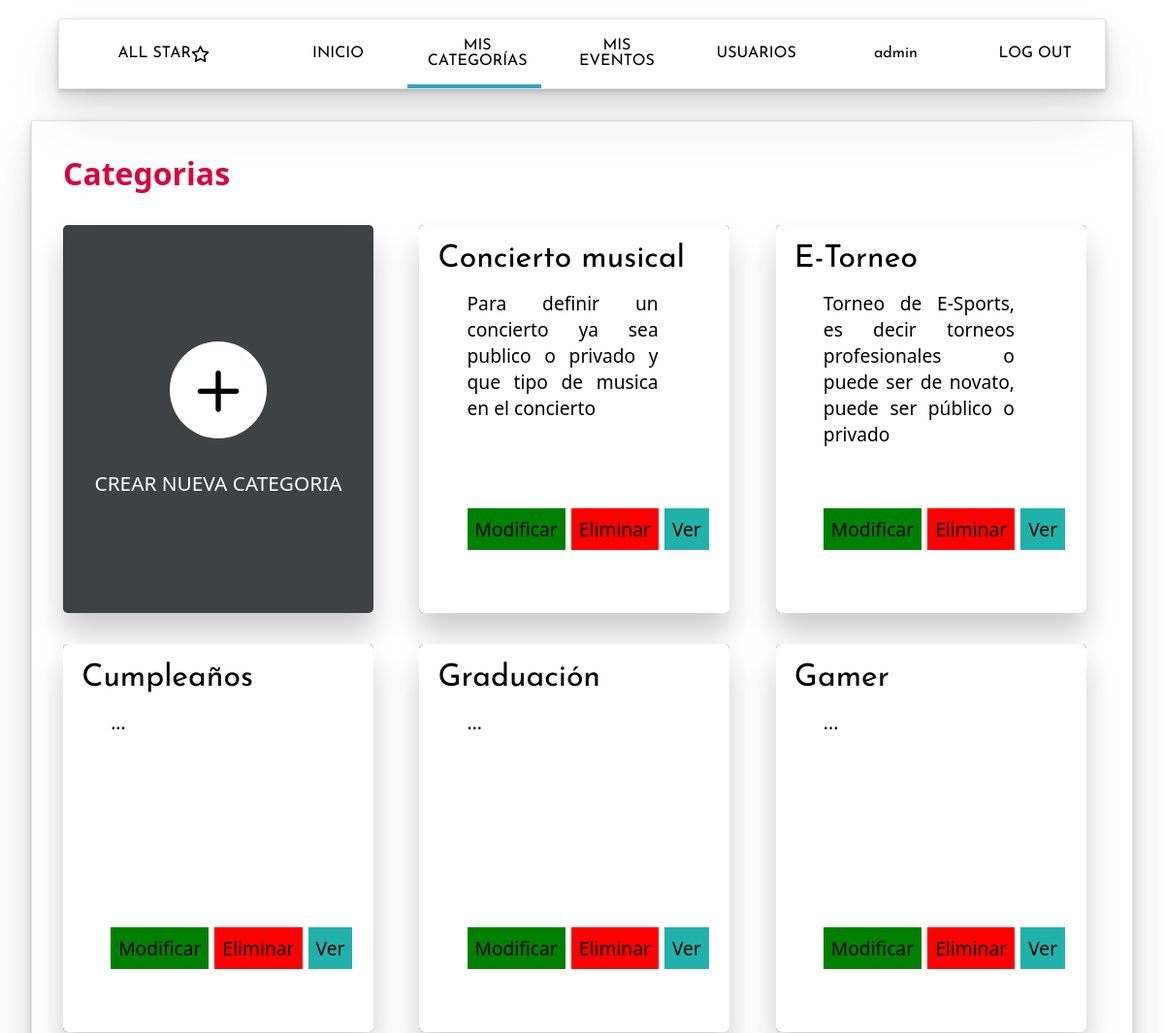
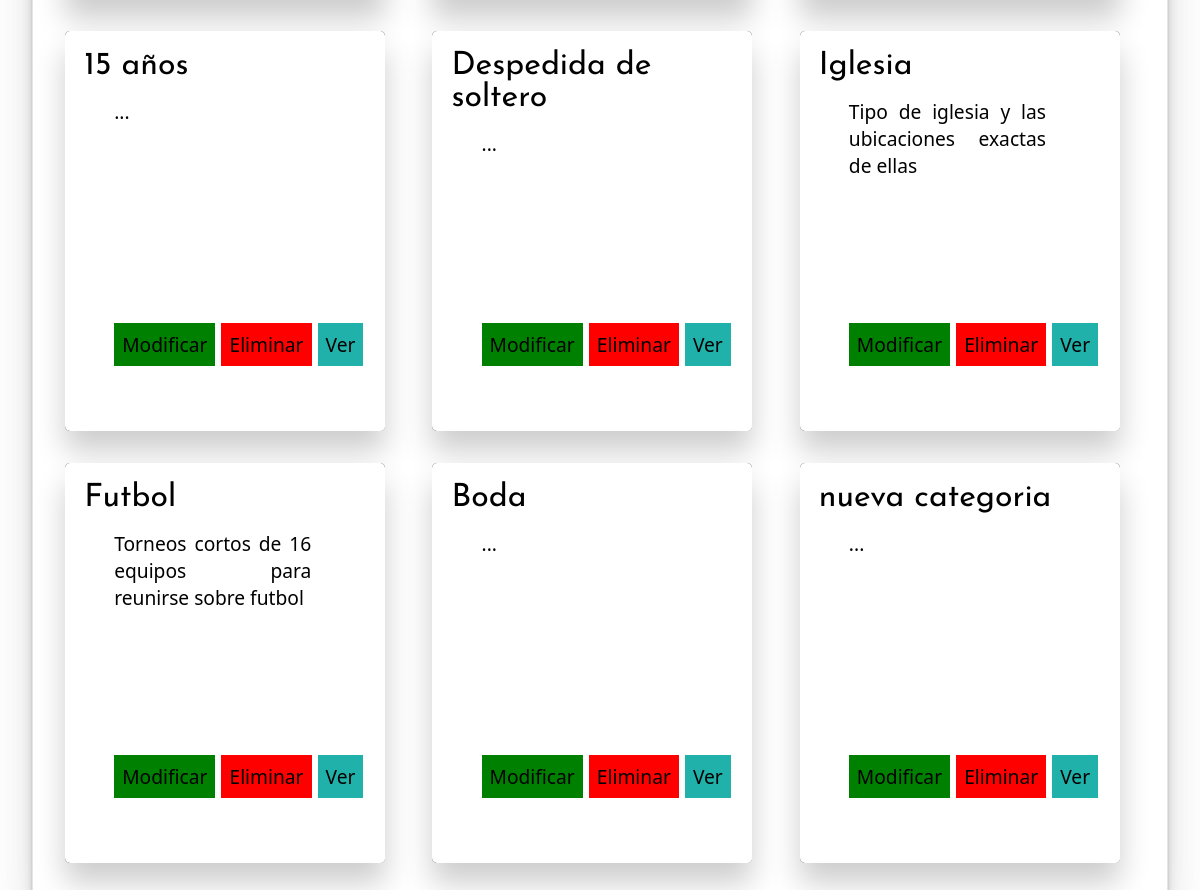
/categoria/index.php (signed in), run on the app's committed database (2 pictures, top to bottom).
### tables this page shows
CREATE TABLE IF NOT EXISTS `categoria` (
  `idCategoria` int(11) NOT NULL AUTO_INCREMENT,
  `Titulo` varchar(50) NOT NULL,
  `Descripcion` text NOT NULL,
  PRIMARY KEY (`idCategoria`)
);

### controlador/session.php (called while the page is built, shortened)
<?php
function getRolSession(){
  $rol = "u";
  if(isset($_SESSION['username'])){
    $rol = $_SESSION['rol'];
  }
  return $rol;
}
?>

### controlador/queryCategoria.php (called while the page is built, shortened)
<?php
class QueryEvento{
    public function getCate(){
        $model = new Conection();
        $connection  = $model->_getConection();
        $sql = "SELECT * FROM categoria";
        $sentencia= $connection->prepare($sql);
        if(!$sentencia){
            return null;
        }else{
            $sentencia->execute();
            $resultado = $sentencia->fetchAll(PDO::FETCH_ASSOC);
            return $resultado;
        }
    }
}
?>

### modelo/categCard_generator.php (the view)
<?php
    class eventCard{
        public function CreateCard($titulo, $descripcion,$idCategoria, $rol){
            $opciones = "";
            if( $rol == "1" || $rol == "2" ){
                $opciones=<<<AAA
                <a class="amarillo" href='update.php?id=$idCategoria'>Modificar</a>
                <a class="rojo" href='delete.php?id=$idCategoria''>Eliminar</a>
                AAA;
            }
            $card = <<<AOD
            <div class="evento">
                    <div class="titulo-e">
                        <div class="t">
                            $titulo
                        </div>
                        <div class="info">
                          <p>$descripcion</p>
                          <div class="titulo-a">
                            $opciones
                            <a class="celeste" href='../evento/index.php?idCategoria=$idCategoria''>Ver</a>
                          </div>
                        </div>
                    </div>
            </div>
           AOD;
            echo  $card ;
        }
    }
?>

### categoria/index.php (shortened to what this page needs)
<?php
require_once('../controlador/queryCategoria.php');
require_once('../vista/menu_vista.php');
require_once('../modelo/categCard_generator.php');
require_once('../controlador/session.php');
$rol = getRolSession();
$query = new QueryEvento();
$cardG = new eventCard();
$body = $query-> getCate();
$eventos = $query-> getCate();
?>
<!DOCTYPE html>
<html lang="en">
<head>
    <link rel="stylesheet" href="../css/menu.style.css">
    <link rel="stylesheet" href="css/dashboard.css">
    <link rel="stylesheet" href="../css/icomoon/style.css">
    <link rel="stylesheet" href="css/style.categoria.css">
</head>
<body>
    <div class="div-contenido">
        <div class="contenedor-abuelo">
            <div class="contenedor-header">
                <div class="contenedor-titulo">
                    <h1>Categorias</h1>
                </div>
            </div>
            <div class="contenedor-card">
                <?php if( $rol == "1" || $rol == "2" ){  ?>
                <div class="evento">
                    <a href="newCategoria.php">
                        <div class="titulo-mas">
                            <div class="icon"><span class="icon-plus"></span></div>
                            <p class="mas-button">CREAR NUEVA CATEGORIA</p></div>
                    </a>
                </div>
                <?php } ?>
<?php
if(!($eventos == null)){
    foreach($eventos as $fila => $evento){
        $cardG->CreateCard($evento['Titulo'], $evento['Descripcion'], $evento['idCategoria'], $rol);
    }
}
?>
            </div>
        </div>
    </div>
</body>
</html>

### css/menu.style.css (style rules this page uses)
* { padding: 0; margin: 0; box-sizing: border-box; }
a { color: inherit; font-style: normal; text-decoration: none; }

### categoria/css/dashboard.css (style rules this page uses)
* { padding: 0; margin: 0; }
body { background-color: white; }
.evento { position: relative; height: 400px; width: 320px; border-radius: 5px; box-shadow: rgba(0, 0, 0, 0.2) 0px 20px 30px; margin: 0 auto; display: inline-block; overflow: hidden ; background-color:rgb(15, 21, 24) ; }
.evento .titulo-e { font-family: 'Josefin Sans', sans-serif; bottom: 0; height: 100%; width: 100%; padding: 1.2em; background-color: white; }
.evento .titulo-a { font-family: 'Josefin Sans', sans-serif; position: absolute; bottom: 0; height: 100px; width: 100%; background-color: white; }
.evento .t { font-family: 'Josefin Sans', sans-serif; font-size: 2em; }
.evento .info { font-family: 'Josefin Sans', sans-serif; font-size: 1.2em; margin-top: 1rem; width: 70%; margin-left: 30px; text-align: justify; }
.evento .amarillo { background-color:green; color:black; padding: 8px; text-decoration:none; }
.evento .rojo { background-color:red; color:black; padding: 8px; text-decoration:none; }
.evento .celeste { background-color:lightseagreen; color:black; padding: 8px; text-decoration:none; }
.evento .titulo-mas { font-family: 'Josefin Sans', sans-serif; position: absolute; bottom: 0; height: 100%; width: 100%; padding: 1.2em; background-color: rgba(255, 255, 255, 0.192); display: flex; flex-direction: column; align-items: center; justify-content: center; text-align: center; gap: 2em; }
.mas-button { font-size: 1.3em; color: white; }
.icon { font-size: 4em; background-color: white; border-radius:50% ; height: 100px; width: 100px; display: flex; justify-content: center; align-items: center; }

### css/icomoon/style.css (style rules this page uses)
[class^="icon-"], [class*=" icon-"] { font-family: 'icomoon' !important; speak: never; font-style: normal; font-weight: normal; font-variant: normal; text-transform: none; line-height: 1; -webkit-font-smoothing: antialiased; -moz-osx-font-smoothing: grayscale; }
.icon-plus:before { content: "\e9bc"; }

### categoria/css/style.categoria.css (style rules this page uses)
:root { --verde: #0C7F0C; --rojo: #BF2604; --azul: #5E44FC; --titulo: #D9043D; --grisOscuro: #212126; --gris: #96A4A7; --grisClaro: #C6D0D9; }
.div-contenido * { margin: 0%; padding: 0%; font-family: 'Segoe UI', Tahoma, Geneva, Verdana, sans-serif; }
.contenedor-abuelo { margin: 2em; padding: 2em; display: flex; flex-direction: column; gap: 2em; border: solid 1px rgba(128, 128, 128, 0.205); box-shadow: rgba(0, 0, 0, 0.07) 0px 1px 2px, rgba(0, 0, 0, 0.07) 0px 2px 4px, rgba(0, 0, 0, 0.07) 0px 4px 8px, rgba(0, 0, 0, 0.07) 0px 8px 16px, rgba(0, 0, 0, 0.07) 0px 16px 32px, rgba(0, 0, 0, 0.07) 0px 32px 64px; }
.contenedor-header { display: flex; flex-direction: row; }
.contenedor-titulo { color: var(--titulo); width: 70%; }
.contenedor-card { display: grid; grid-template-columns: 1fr 1fr 1fr; gap: 2em; }

### data on the page
categoria: Titulo "Concierto musical", Descripcion "Para definir un concierto ya sea publico o privado y que tipo de musica en el concierto"
categoria: Titulo "E-Torneo", Descripcion "Torneo de E-Sports, es decir torneos profesionales o puede ser de novato, puede ser público o privado"
categoria: Titulo "Cumpleaños", Descripcion "..."
categoria: Titulo "Graduación", Descripcion "..."
categoria: Titulo "Gamer", Descripcion "..."
categoria: Titulo "15 años", Descripcion "..."
categoria: Titulo "Despedida de soltero", Descripcion "..."
categoria: Titulo "Iglesia", Descripcion "Tipo de iglesia y las ubicaciones exactas de ellas"
categoria: Titulo "Futbol", Descripcion "Torneos cortos de 16 equipos para reunirse sobre futbol"
categoria: Titulo "Boda", Descripcion "..."
categoria: Titulo "nueva categoria", Descripcion "..."

### other printed values
$opcion "INICIO"
$opcion "MIS CATEGORÍAS"
$opcion "MIS EVENTOS"
$opcion "USUARIOS"
$opcion "admin"
$opcion "LOG OUT"
